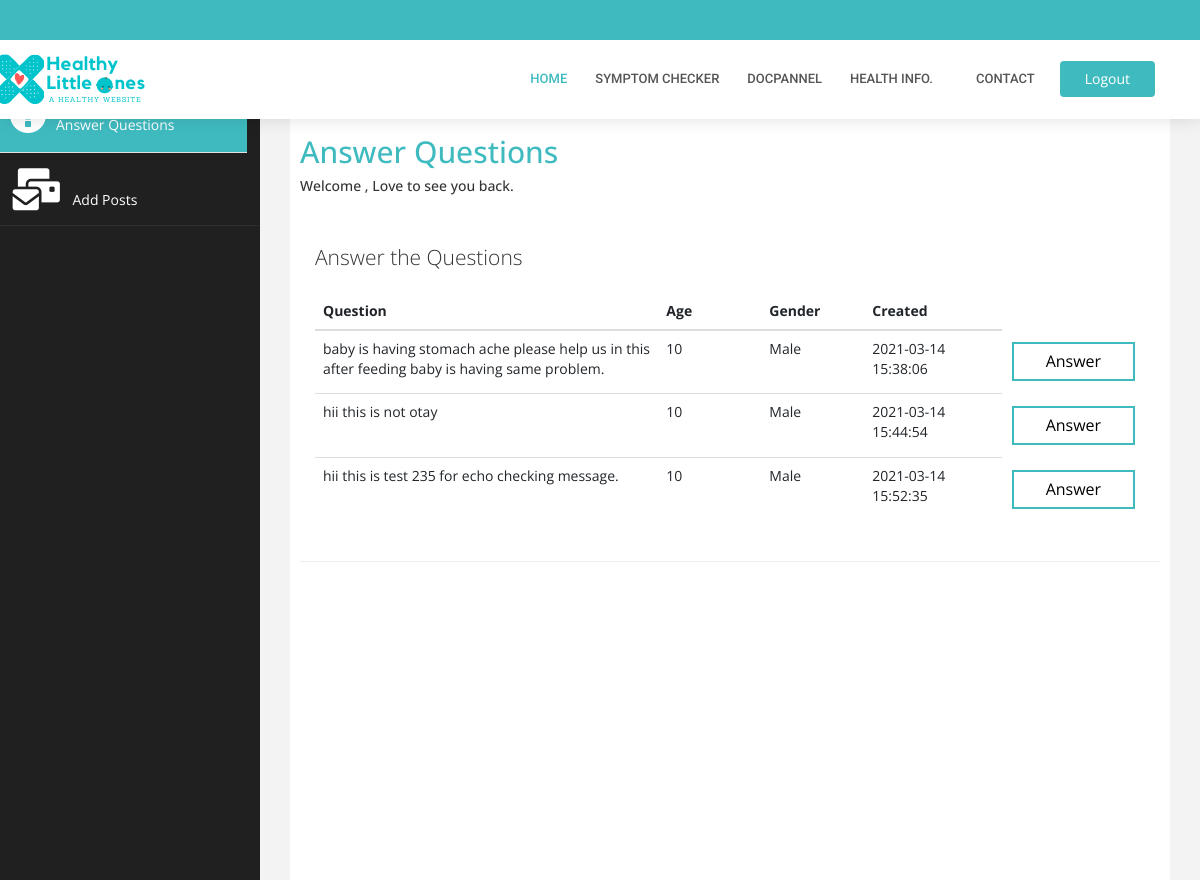
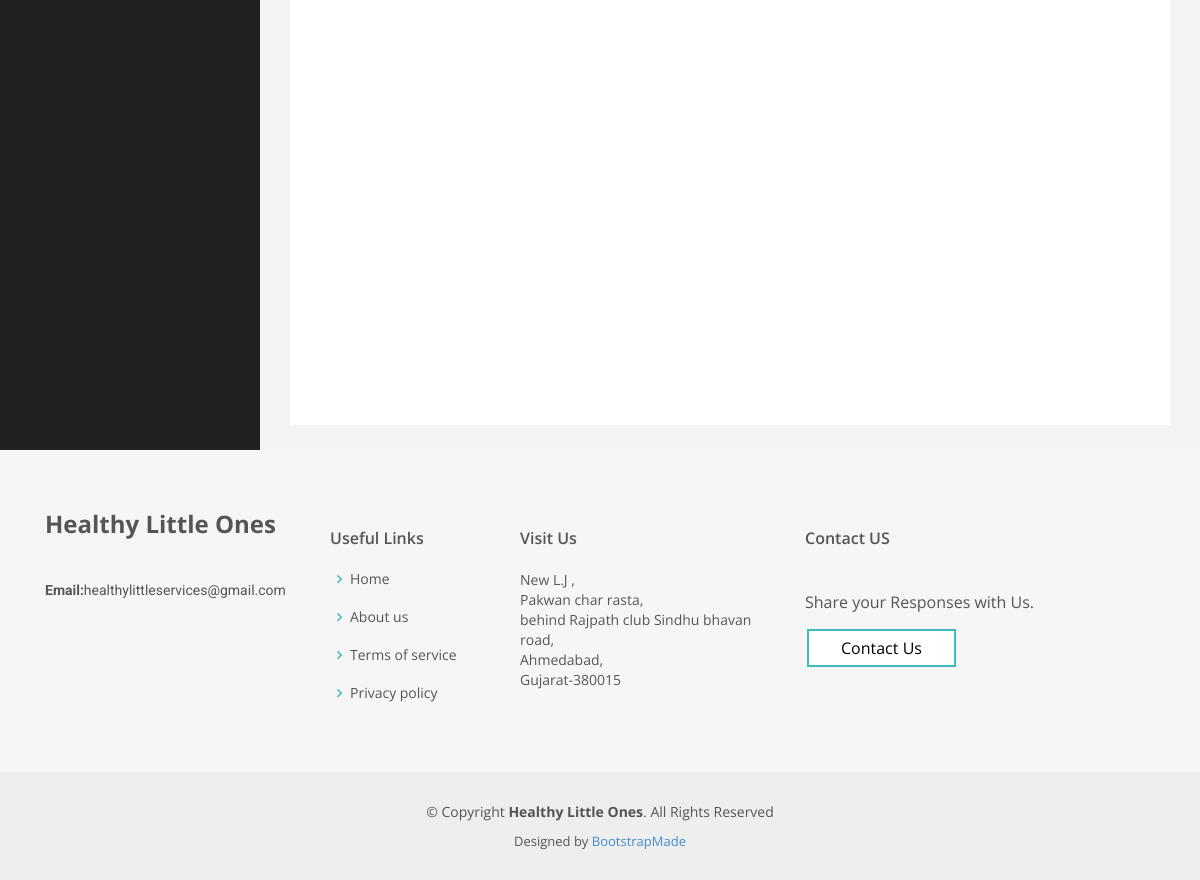
The app's page /Docpanel.php (signed in) with its own data (2 pictures, top to bottom).
### tables this page shows
CREATE TABLE `que_doc` (
  `QueD_ID` int(255) NOT NULL,
  `User_ID` int(255) DEFAULT NULL,
  `Que_Text` varchar(255) NOT NULL,
  `que_st` int(10) NOT NULL,
  `age` int(100) NOT NULL,
  `gender` varchar(20) NOT NULL,
  `Created_AT` timestamp NOT NULL DEFAULT current_timestamp()
);

### Docpanel.php (the view, shortened to what this page needs)
<?php
$type = $_SESSION['type'];
if($type == "D"){
    include 'Connect.php';
  $sql = "SELECT * FROM que_doc where que_st = '0'";
  if($result = mysqli_query($db, $sql)){
    if(mysqli_num_rows($result) > 0){
include("header.php");
?>
<head>
    <link href="assets/css/bootstrap.css" rel="stylesheet" />
    <link href="assets/css/font-awesome.css" rel="stylesheet" />
    <link href="assets/css/custom.css" rel="stylesheet" />
</head>
<body>
    <div id="wrapper">
       <br><br>
                <nav class="navbar-default navbar-side" role="navigation">
            <div class="sidebar-collapse">
                <ul class="nav" id="main-menu">
                      <li style="background-color:white">
                        <a class="active-menu"  href="Docpanel.php"><i class="fa fa-3x fa-question-circle" aria-hidden="true"></i>Answer Questions&ensp;&emsp;&emsp;&emsp;&emsp;</a>
                    </li>
                    <li>
                        <a  href="Addpost.php"><i class="fas fa-mail-bulk fa-3x"></i>Add Posts&ensp;&emsp;&emsp;&emsp;&emsp;&emsp;&emsp;&emsp;&ensp;</a>
                    </li>
                </ul>
            </div>
        </nav>
        <div id="page-wrapper" >
            <div id="page-inner">
                <div class="row">
                    <div class="col-md-12">
                     <h2>Answer Questions</h2>
                        <h5>Welcome  , Love to see you back. </h5>
      <div class="col-md-9 col-lg-10 main"><br>
        <h1 class="lead hidden-xs-down">Answer the Questions</h1>
        <table style="table-layout: fixed; width: 100%" class="table table-hover">
            <thead>
              <tr>
                <th style=" width: 50%" scope="col">Question</th>
                <th style=" width: 15%"scope="col">Age</th>
                <th style=" width: 15%"scope="col">Gender</th>
                <th style=" width: 20%"scope="col">Created</th>
              </tr>
            </thead>
            <tbody>
             <?php
              while($rows=$result->fetch_assoc())
              {
             ?>
              <tr>
                <td  style="word-wrap: break-word" ><?php echo $rows['Que_Text'] ?></td>
                <td><?php echo $rows['age'] ?></td>
                <td><?php echo $rows['gender'] ?></td>
                <td><?php echo $rows['Created_AT'] ?></td><?php $ans = "ans"; ?>
                <td><?php echo'<a href="ansdoc.php?id='.$rows['QueD_ID'].'" class=" btscol bts ">'?>
                <i class="lni lni-trash"></i></i> Answer
                </a></td>
              </tr>
              <?php
              }
              ?>
            </tbody>
          </table>
          </div>
                    </div>
                </div>
                 <hr />
    </div>
            </div>
        </div>
    <?php
}
else{
  include('header.php');
  echo '
        <br><br><br><h1>Sorry no records found.</h1><hr>';
        include('footer.php');
    }
} else{
    echo "ERROR: Could not able to execute $sql. " . mysqli_error($db);
}
}
else{
  include('404.html');
}
include("footer.php");
?>

### assets/css/style.css (style rules this page uses)
body { font-family: "Open Sans", sans-serif; color: #444444; }
a { color: #3fbbc0; }
h1, h2, h3, h4, h5, h6 { font-family: "Roboto", sans-serif; }
body { margin-top:20px; }

### assets/css/custom.css (style rules this page uses)
body { font-family: 'Open Sans', sans-serif; }
#wrapper { width: 100%; background:#202020; }
#page-wrapper { padding: 15px 15px; min-height: 600px; background:#F3F3F3; }
#page-inner { width:100%; margin:10px 20px 10px 0px; background-color:#fff!important; padding:10px; min-height:1200px; }
h2 { color: #3fbbc0; }
.active-menu { background-color:#3fbbc0!important; }
.sidebar-collapse , .sidebar-collapse .nav { background:none; }
.sidebar-collapse .nav { padding:0; }
.sidebar-collapse .nav > li > a { color:#fff; background:#202020; text-shadow:none; }
.sidebar-collapse > .nav > li > a { padding:15px 10px; }
.sidebar-collapse > .nav > li { border-bottom: 1px solid rgba(107, 108, 109, 0.19); }
.navbar-side { border:none; background-color: #202020; }
.navbar-default { border:0px solid black; }
.nav > li > a > i { margin-right:10px; }
@media (min-width:768px) { #page-wrapper { margin: 0 0 0 260px; padding: 15px 30px; min-height: 1200px; } }
@media (min-width:768px) { .navbar-side { z-index: 1; position: absolute; width: 260px; } }

### Docpanel.php (style rules this page uses)
.btscol { background-color: #4CAF50; border: none; color: white; padding: 6px 32px; text-align: center; text-decoration: none; display: inline-block; font-size: 16px; margin: 4px 2px; transition-duration: 0.4s; cursor: pointer; }
.bts { background-color: white; color: black; border: 2px solid #3fbbc0; }

### footer.php (style rules this page uses)
.btscol { background-color: #4CAF50; border: none; color: white; padding: 6px 32px; text-align: center; text-decoration: none; display: inline-block; font-size: 16px; margin: 4px 2px; transition-duration: 0.4s; cursor: pointer; }
.bts { background-color: white; color: black; border: 2px solid #3fbbc0; }

### records on screen
que_doc: Que_Text "baby is having stomach ache please help us in this after feeding baby is having same problem.", age "10", gender "Male", Created_AT "2021-03-14 15:38:06"
que_doc: Que_Text "hii this is not otay", age "10", gender "Male", Created_AT "2021-03-14 15:44:54"
que_doc: Que_Text "hii this is test 235 for echo checking message.", age "10", gender "Male", Created_AT "2021-03-14 15:52:35"
